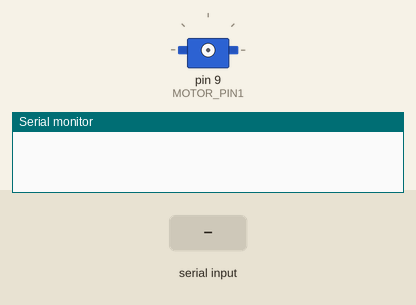
This sketch was run on a simulated Arduino Uno, built with avr-gcc and run on an emulated ATmega328P. Parts: servo, the last lines printed to the serial monitor. The test bench sets the inputs (shaded band).

Above: at 0.1 s.
At 3.4 s:
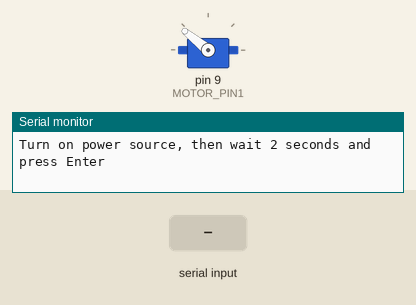
3.5 s: "90,45\n" received over Serial
At 4.6 s:
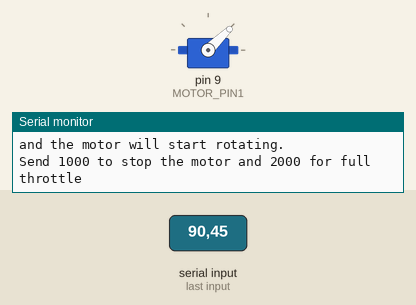
Timing chart, 0 to 6.5 s (numbered marks = the images above; inputs shaded):
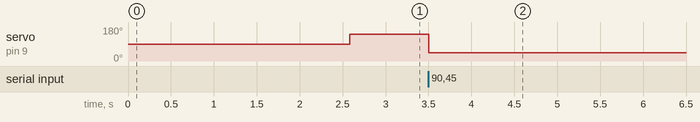

The sketch:

motors_test.ino
```cpp
/*ESC calibration sketch; author: ELECTRONOOBS */
#include <Servo.h>

#define MAX_SIGNAL 2000
#define MIN_SIGNAL 1000
#define MOTOR_PIN1 9
#define MOTOR_PIN2 8
#define MOTOR_PIN3 7
#define MOTOR_PIN4 6

int DELAY = 1000;

Servo motor1;
Servo motor2;
Servo motor3;
Servo motor4;

void setup() {
  Serial.begin(9600);
  delay(1500);
  Serial.println("Program begin...");
  delay(1000);
  Serial.println("This program will start the ESC.");

  motor1.attach(MOTOR_PIN1);
//  motor2.attach(MOTOR_PIN2);
//  motor3.attach(MOTOR_PIN3);
//  motor4.attach(MOTOR_PIN4);


  Serial.print("Now writing maximum output: (");Serial.print(MAX_SIGNAL);Serial.print(" us in this case)");Serial.print("\n");
  Serial.println("Turn on power source, then wait 2 seconds and press Enter");
  motor1.writeMicroseconds(MAX_SIGNAL);
//  motor2.writeMicroseconds(MAX_SIGNAL);
//  motor3.writeMicroseconds(MAX_SIGNAL);
//  motor4.writeMicroseconds(MAX_SIGNAL);


  // Wait for input
  while (!Serial.available());
  Serial.read();

  // Send min output
  Serial.println("\n");
  Serial.println("\n");
  Serial.print("Sending minimum output: (");Serial.print(MIN_SIGNAL);Serial.print(" us in this case)");Serial.print("\n");
  motor1.writeMicroseconds(MIN_SIGNAL);
//  motor2.writeMicroseconds(MIN_SIGNAL);
//  motor3.writeMicroseconds(MIN_SIGNAL);
//  motor4.writeMicroseconds(MIN_SIGNAL);
  Serial.println("The ESC is calibrated");
  Serial.println("----");
  Serial.println("Now, type a values between 1000 and 2000 and press enter");
  Serial.println("and the motor will start rotating.");
  Serial.println("Send 1000 to stop the motor and 2000 for full throttle");

}

void loop() {

  if (Serial.available() > 0)
  {
    int DELAY = Serial.parseInt();
    if (DELAY > 999)
    {

      motor1.writeMicroseconds(DELAY);
//      motor2.writeMicroseconds(DELAY);
//      motor3.writeMicroseconds(DELAY);
//      motor4.writeMicroseconds(DELAY);
      float SPEED = (DELAY-1000)/10;
      Serial.print("\n");
      Serial.println("Motor speed:"); Serial.print("  "); Serial.print(SPEED); Serial.print("%");
    }
  }
}
```

Measured:
- after the input at 3.5 s, servo on pin 9 (MOTOR_PIN1): 141° → 44° at once
